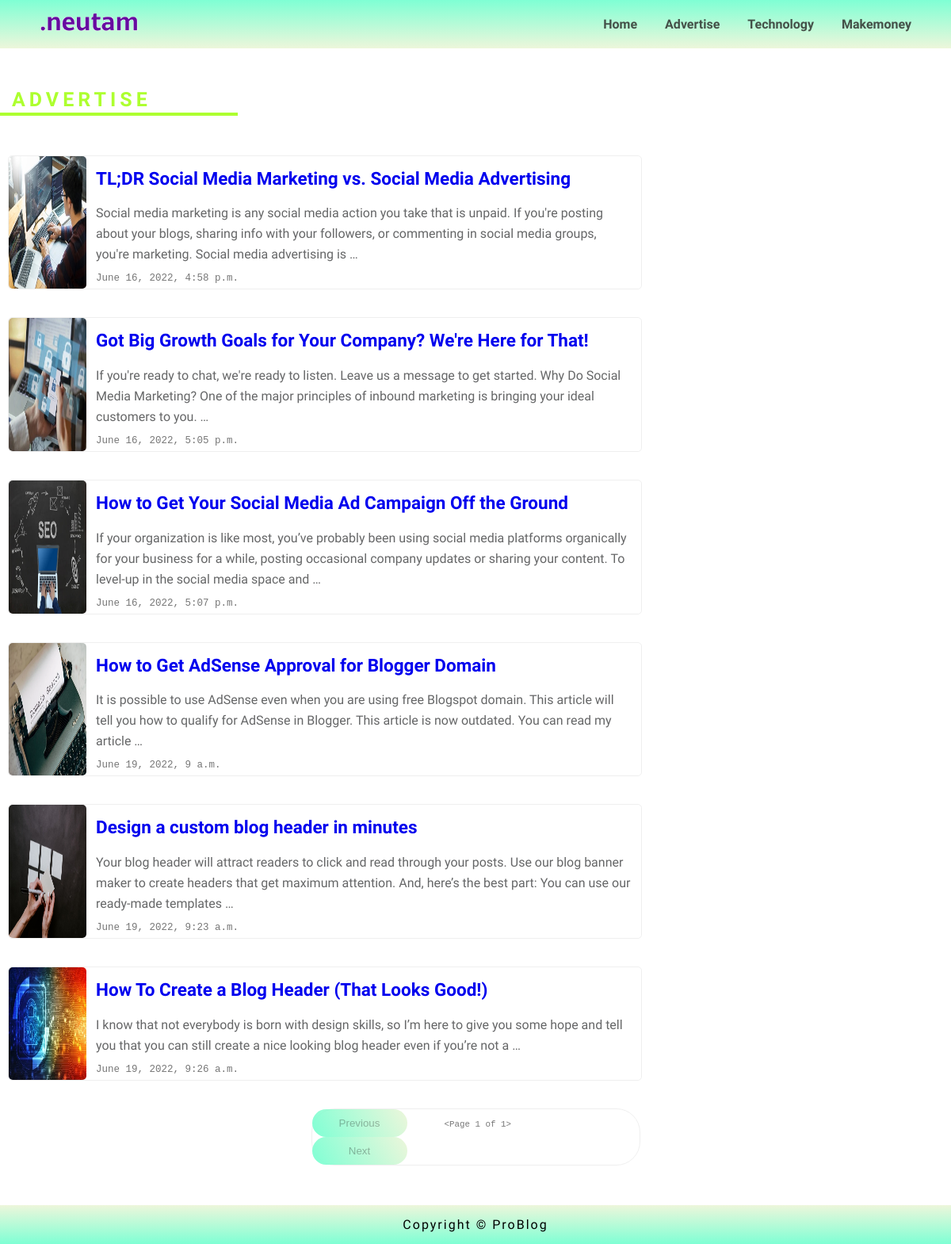
/ads/, run on the app's committed database.
### core/models.py (models this page shows)
class Advertise(models.Model):
    title = models.CharField(max_length=500)
    photo = models.ImageField(upload_to="myimage")
    date = models.DateTimeField(auto_now_add=True)
    backlink = models.URLField(max_length=150, blank=True)
    linkname = models.CharField(max_length=150, blank=True)
    desc = models.TextField(max_length=2500)
    subtitleone = models.CharField(max_length=500, blank=True)
    subphotoone = models.ImageField(upload_to="myimage", blank=True)
    subdescone =models.TextField(max_length=2500, blank=True)
    subtitletwo = models.CharField(max_length=500, blank=True)
    subphototwo = models.ImageField(upload_to="myimage", blank=True)
    subdesctwo =models.TextField(max_length=2500, blank=True)
    subtitlethree = models.CharField(max_length=500, blank=True)
    subphotothree = models.ImageField(upload_to="myimage", blank=True)
    subdescthree =models.TextField(max_length=2500, blank=True)

### core/views.py (the view)
# urls.py: path('ads/', views.advertise, name='back-ads'),
def advertise(request):
    show_ads_data = Advertise.objects.all()
    ads_post_data = show_ads_data
    paginator = Paginator(ads_post_data, 10, orphans=1)
    page_number = request.GET.get('page')
    page_obj = paginator.get_page(page_number)
    return render(request, 'core/advertise.html',{'ads_all_post': ads_post_data, 'page_obj': page_obj})

### core/templates/core/advertise.html (shortened to what this page needs)
{% extends 'core/base.html'%}
{% load static %}
{% block content %}
<link rel="stylesheet" href="{% static 'core/css/catogary.css'%}">
<link rel="stylesheet" href="{% static 'core/css/page-count.css'%}">
<div class="ads-header-title">
        <h1>Advertise</h1><hr>
        {% for ads in page_obj %}
            <div class="sub-header-wraper">
                <div class="sub-header-img">
                    <img src="{{ads.photo.url}}" alt="create_plan_howto_marketing img_error" width="100%" height="100%">
                </div>
                <div class="sub-header-title">
                    <div class="sub-header-con">
                       <a href="{% url 'ads-desc' ads.id %}"><h2>{{ads.title|truncatewords:16}}</h2>
                        <p>{{ads.desc|truncatewords:36}}</p></a>
                        <small>{{ads.date}}</small>
                    </div>
                </div>
            </div>
        {% endfor %}
    </div>
    <div class="page-count-man">
        <div class="pagination">
            {% if page_obj.has_previous %}
                <a href="?page={{page_obj.previous_page_number}}"><input type="button" value="Previous"></a>
            {% else %}
                    <input type="button" value="Previous" disabled>
            {% endif %}
               <small>{{page_obj}}</small>
            {% if page_obj.has_next %}
                <a href="?page={{page_obj.next_page_number}}"><input type="button" value="Next"></a>
            {% else %}
                 <input type="button" value="Next" disabled>
            {% endif %}
        </div>
    </div>
{% endblock content %}

### core/static/core/css/Style.css (style rules this page uses)
* { box-sizing: border-box; }
body { margin: 0; padding: 0; font-family: 'Muli', sans-serif; }
a { text-decoration: none; }
small { color:#777; font-family: monospace; }
.sub-header-wraper { max-width: 800px; min-width: fit-content; height: auto; border-bottom: 1px solid #eeee; display: flex; padding: 0px; margin-bottom: 20px; }
.sub-header-img { width: 220px; height: 180px; border: 0px solid red; }
.sub-header-img img { border: 0px solid yellow; border-radius: 5px; }
.sub-header-con { width: 560px; height: auto; border: 0px solid black; padding: 0px 12px; line-height: 26px; }
.sub-header-con a { text-decoration: none; }
.sub-header-con h2 { margin-top: 6px; }
.sub-header-con p { margin: 2px 0; font-size: 16px; color: rgba(71, 72, 73, 0.836); }
@media screen and (max-width: 1281px) { .sub-header-wraper { max-width: 800px; min-width: 580px; height: auto; border-bottom: 1px solid #eeee; display: flex; padding: 0px; margin-bottom: 20px; } }

### core/static/core/css/catogary.css (style rules this page uses)
.ads-header-title { width: auto; height: auto; border: 0px solid black; }
.ads-header-title h1 { margin-top: 0px; text-transform: uppercase; color: greenyellow; margin-left: 15px; letter-spacing: 5px; }
.ads-header-title hr { width: 300px; height: auto; border: 2px solid greenyellow; margin: -15px 0px 50px 0px; }
.sub-header-wraper { width: auto !important; height: auto; border: 1px solid #eeee; border-radius: 5px; display: flex; padding:0px !important; margin: 35px 80px; }
.sub-header-img { width: 420px !important; height: auto !important; border: 0px solid red; }
.sub-header-img img { border: 0px solid yellow; border-radius: 5px; }
.sub-header-con { width: 700px !important; height: auto; border: 0px solid black; padding: 0px 12px; line-height: 26px; }
.sub-header-con h2 { margin-top: 25px; }
@media screen and (max-width: 1282px) { .ads-header-title { width: 100vw; height: auto; border: 0px solid black; } }
@media screen and (max-width: 1282px) { .sub-header-wraper { width: auto !important; height: auto; border: 1px solid #eeee; border-radius: 5px; display: flex; padding:0px !important; margin: 35px 10px; } }
@media screen and (max-width: 1282px) { .sub-header-img { width: auto !important; height: auto !important; border: 0px solid red; } }
@media screen and (max-width: 1282px) { .sub-header-img img { width: 100%; border: 0px solid yellow; border-radius: 5px; } }
@media screen and (max-width: 1282px) { .sub-header-title { width: auto; height: auto; border: 0px solid black; font-size: 15px; } }
@media screen and (max-width: 1282px) { .sub-header-con h2 { margin-top: 15px; } }
@media screen and (max-width: 1282px) { .ads-header-title h1 { margin-top: 0px; text-transform: uppercase; color: greenyellow; margin-left: 15px; letter-spacing: 5px; font-size: 25px; } }

### core/static/core/css/page-count.css (style rules this page uses)
.page-count-man { width: auto; height: auto; border: 0px solid black; }
.pagination { width: 415px; height: auto; border: 1px solid #eeee; border-radius: 30px; }
.pagination input { width: 120px; height: auto; border: 0px solid black; border-radius: 30px; background: linear-gradient(60deg, aquamarine, rgb(153,205,50,0.178)); padding: 10px; }
.pagination small { width: auto; height: auto; border: 0px solid black; margin: 0px 43px; }

### data on the page
Advertise: photo (picture), title "TL;DR Social Media Marketing vs. Social Media Advertising", desc "Social media marketing is any social media action you take that is unpaid. If you're posting about your blogs, sharing info with your followers, or commenting in social media groups, you're marketing. Social media advertising is …", date "June 16, 2022, 4:58 p.m."
Advertise: photo (picture), title "Got Big Growth Goals for Your Company? We're Here for That!", desc "If you're ready to chat, we're ready to listen. Leave us a message to get started. Why Do Social Media Marketing? One of the major principles of inbound marketing is bringing your ideal customers to you. …", date "June 16, 2022, 5:05 p.m."
Advertise: photo (picture), title "How to Get Your Social Media Ad Campaign Off the Ground", desc "If your organization is like most, you’ve probably been using social media platforms organically for your business for a while, posting occasional company updates or sharing your content. To level-up in the social media space and …", date "June 16, 2022, 5:07 p.m."
Advertise: photo (picture), title "How to Get AdSense Approval for Blogger Domain", desc "It is possible to use AdSense even when you are using free Blogspot domain. This article will tell you how to qualify for AdSense in Blogger. This article is now outdated. You can read my article …", date "June 19, 2022, 9 a.m."
Advertise: photo (picture), title "Design a custom blog header in minutes", desc "Your blog header will attract readers to click and read through your posts. Use our blog banner maker to create headers that get maximum attention. And, here’s the best part: You can use our ready-made templates …", date "June 19, 2022, 9:23 a.m."
Advertise: photo (picture), title "How To Create a Blog Header (That Looks Good!)", desc "I know that not everybody is born with design skills, so I’m here to give you some hope and tell you that you can still create a nice looking blog header even if you’re not a …", date "June 19, 2022, 9:26 a.m."

### other printed values
{{ page_obj }} "<Page 1 of 1>"
